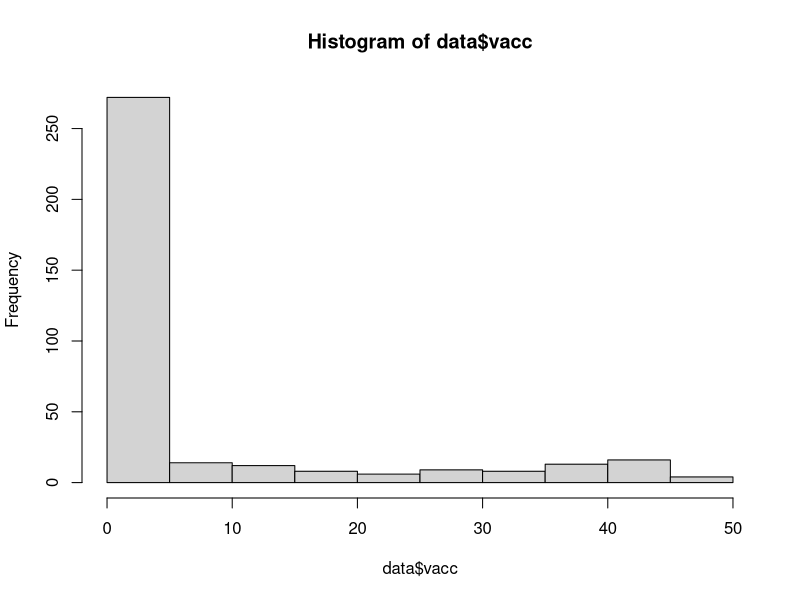
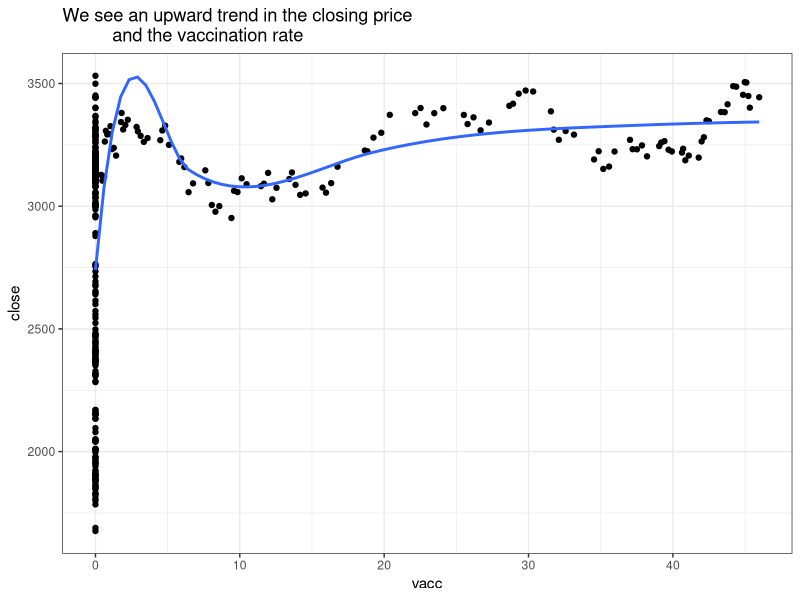
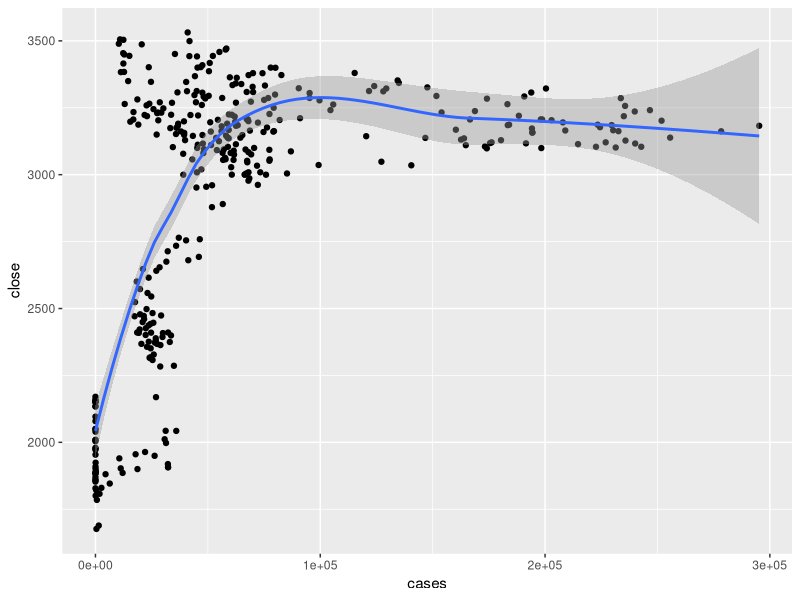
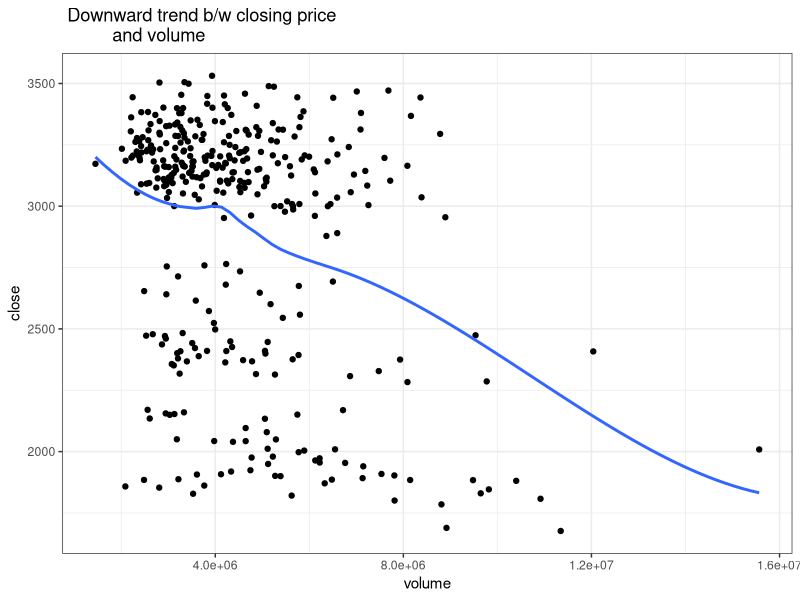
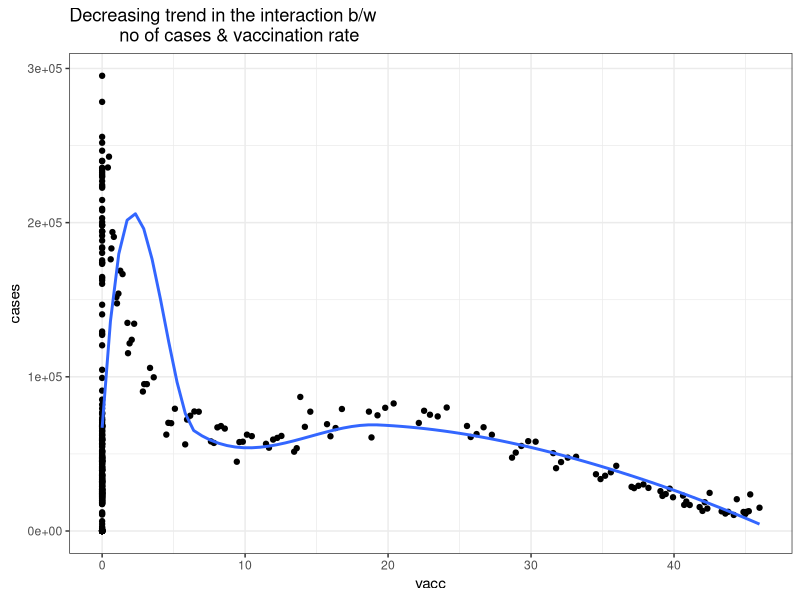
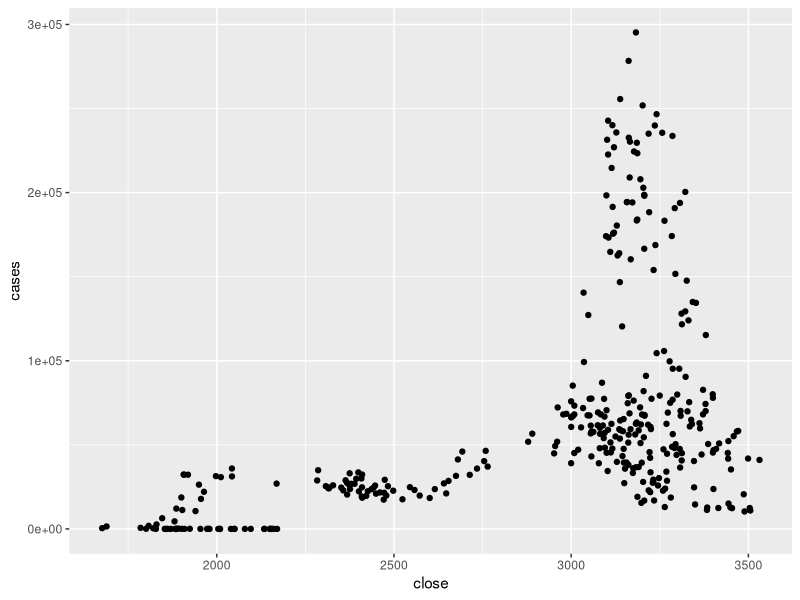
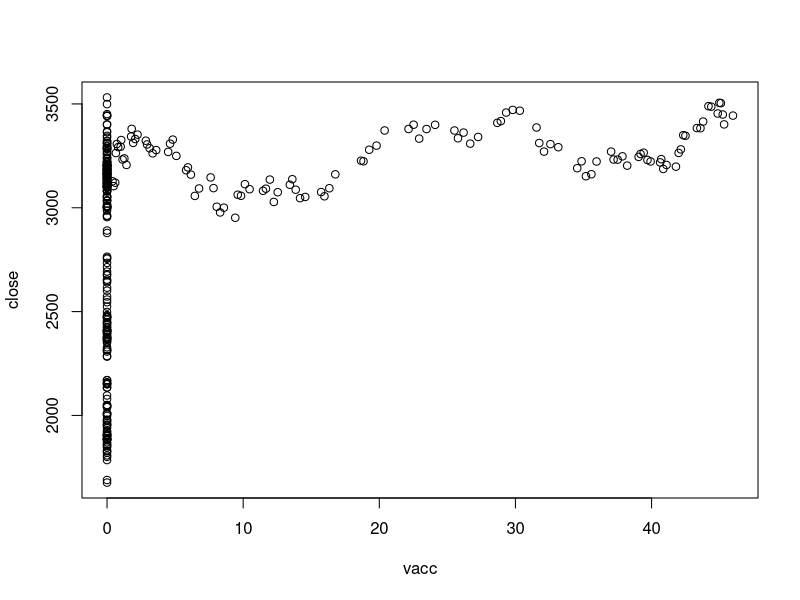
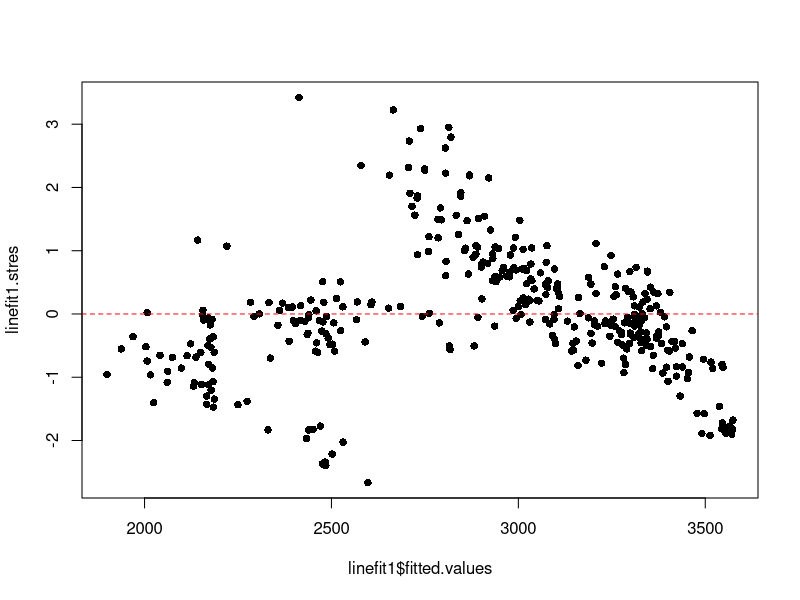

Recreate these plots in R, in order. (Note: this script raises an error after producing the figures.)
library(readxl)
library(dplyr)

data <- read_excel('projectRegressionData.xlsx')
head(data)
data <- data %>% mutate(volumeSqd = volume^2)
data <- data %>% mutate(volumeCu = volume^3)
data <- data %>% mutate(casesSqd = cases^2)
data <- data %>% mutate(casesCu = cases^3)
data <- data %>% mutate(casesLn = log(cases))
data <- data %>% mutate(deathsSqd = deaths^2)
data <- data %>% mutate(vaccSqd = vacc^2)

library(ggplot2)
hist(data$vacc)
data %>% ggplot(aes(vacc,close)) + geom_point() + geom_smooth(se=FALSE)+
  ggtitle('We see an upward trend in the closing price
          and the vaccination rate') + theme_bw()
data %>% ggplot(aes(cases,close)) + geom_point() + geom_smooth()
data %>% ggplot(aes(volume,close)) + geom_point() + geom_smooth(se=FALSE) +
  ggtitle(' Downward trend b/w closing price 
          and volume ') + theme_bw()
  
data %>% ggplot(aes(vacc,cases)) + geom_point() + geom_smooth(se=FALSE) +
  ggtitle('Decreasing trend in the interaction b/w 
          no of cases & vaccination rate') + theme_bw()

attach(data)

ggplot(data, aes(close,cases)) + geom_point()
# linefit1 <- lm(close ~ volume + volumeSqd + volumeCu + cases + casesSqd + deaths + deathsSqd + vacc + cases*vacc + stim_month + stim_month_plusone)
linefit1 <- lm(close ~ volume + volumeSqd + volumeCu + cases + casesSqd + vacc + cases*vacc + stim_month + stim_month_plusone)

summary(linefit1)

plot(vacc, close)
cor(data[,3:14])

linefit2 <- lm(close ~ volume + cases + vacc)
summary(linefit2)




linefit1.stres <- rstandard(linefit1)
plot(linefit1$fitted.values, linefit1.stres, pch = 16)
abline(0,0,lty=2,col="red")

h <- hist(linefit2.stres)
x <- linefit2.stres
xfit <- seq(min(x), max(x), length = 50)
yfit <- dnorm(xfit, mean = mean(x), sd = sd(x))
yfit <- yfit*diff(h$mids[1:2])*length(x)
lines(xfit, yfit, col="blue")

qqnorm(linefit2.stres, main = "Normal Probability Plot", xlab = "Normal Scores", ylab = "Standardized Residuals")
qqline(linefit2.stres, col = "red")

shapiro.test(linefit2.stres)

linefit2 =  lm(close ~ volume  + cases + casesSqd + casesCu + vacc + cases*vacc + stim_month + stim_month_plusone)
summary(linefit2)

linefit2.stres <- rstandard(linefit2)
plot(linefit2$fitted.values, linefit2.stres, pch = 16 , ylab = "Standard residuals",
     xlab = "Fitted Close Price")
abline(0,0,lty=2,col="red")

h <- hist(linefit2.stres , xlab = "Standart Residuals")
x <- linefit2.stres
xfit <- seq(min(x), max(x), length = 50)
yfit <- dnorm(xfit, mean = mean(x), sd = sd(x))
yfit <- yfit*diff(h$mids[1:2])*length(x)
lines(xfit, yfit, col="blue")

qqnorm(linefit2.stres, main = "Normal Probability Plot", xlab = "Normal Scores", ylab = "Standardized Residuals")
qqline(linefit2.stres, col = "red")

shapiro.test(linefit2.stres)

